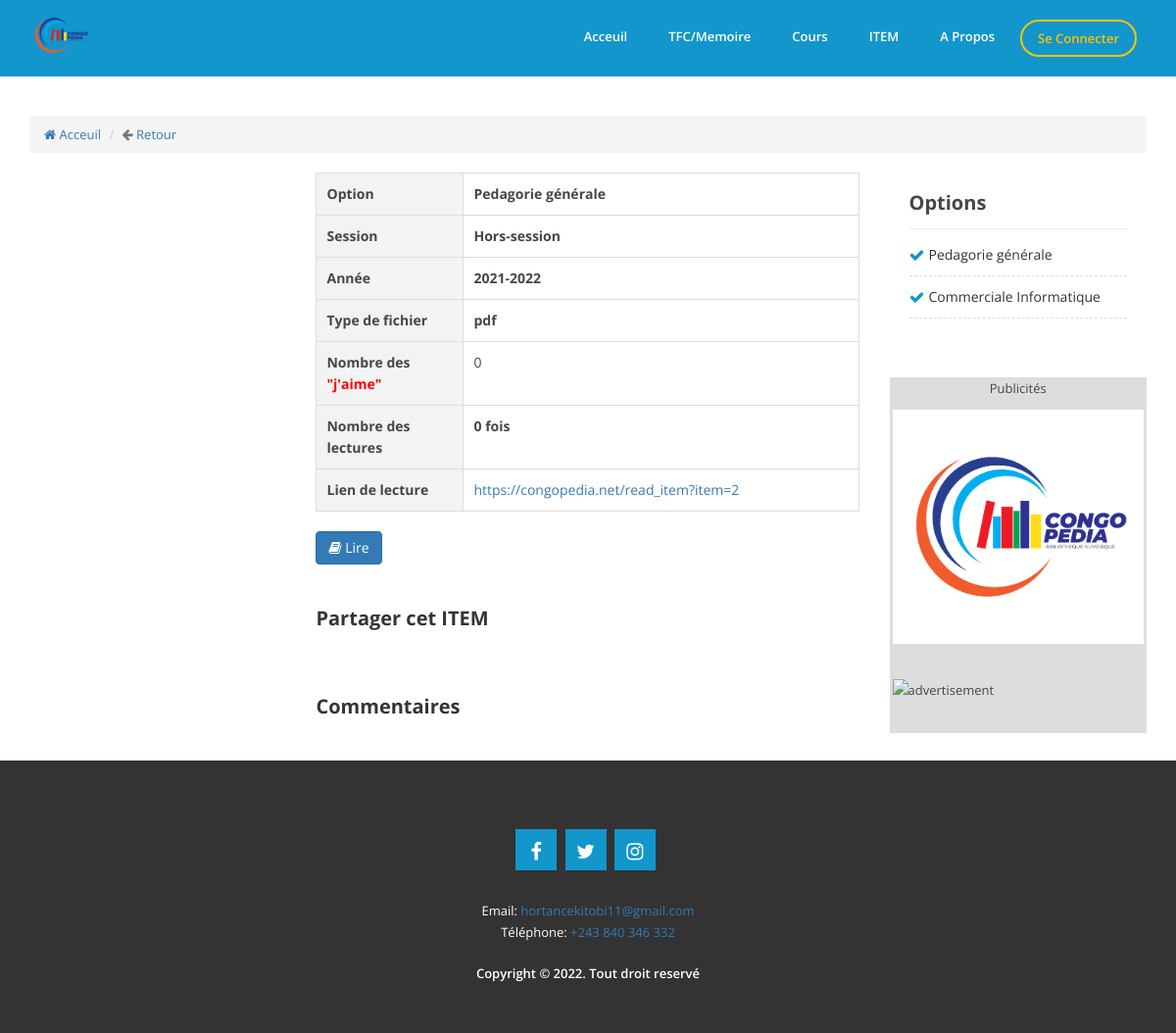
The app's page /detail_item?item=2, older data.
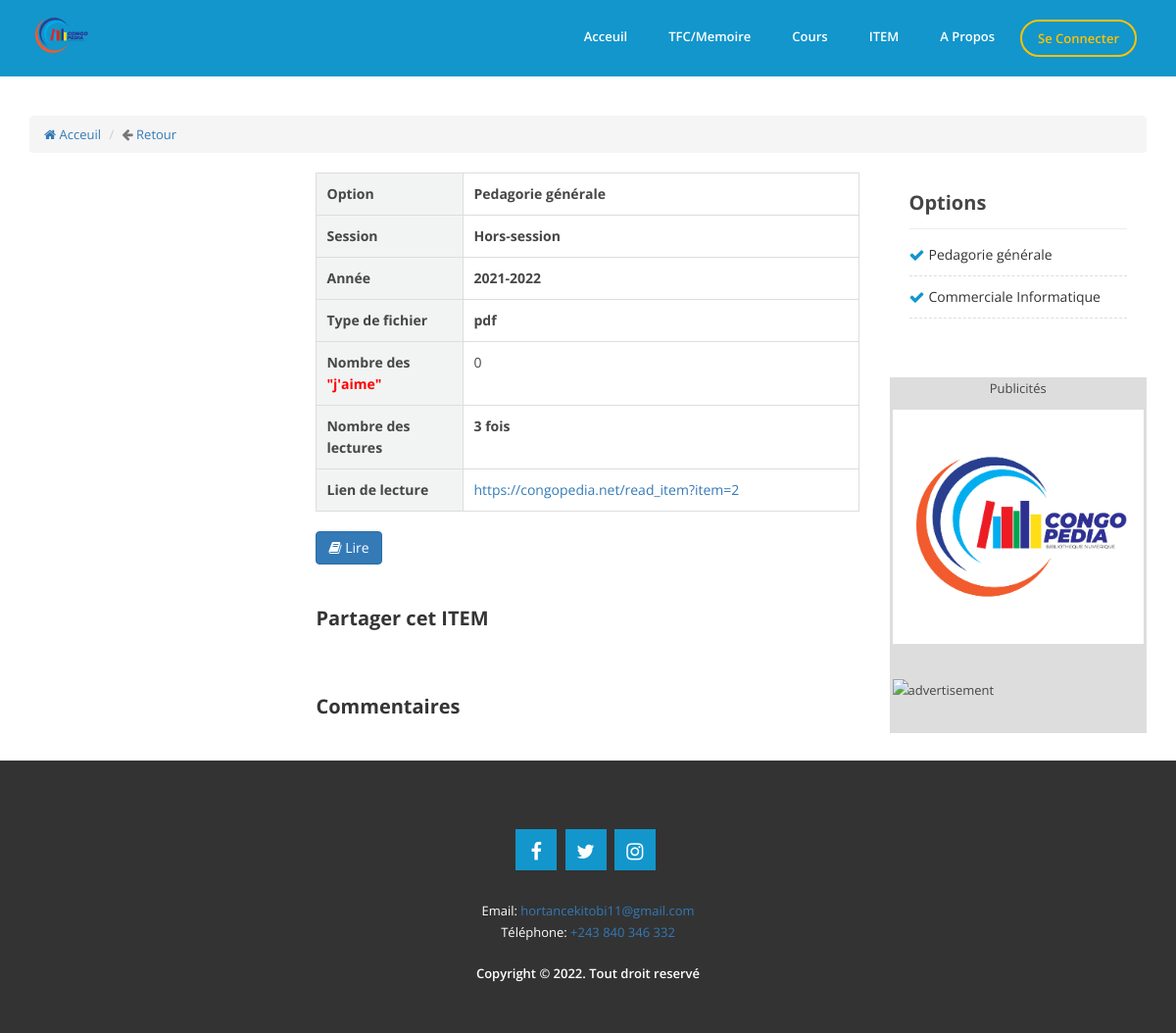
The same page, newer data.
### tables this page shows
CREATE TABLE `t_item` (
  `CodeItem` int(11) NOT NULL,
  `Fichier` text NOT NULL,
  `TypeFichier` varchar(50) NOT NULL,
  `CodeSession` int(11) NOT NULL,
  `Created_On` timestamp NOT NULL DEFAULT current_timestamp() ON UPDATE current_timestamp(),
  `CodeOption` int(11) NOT NULL,
  `CodeAnnee` int(11) NOT NULL,
  `CodeAdmin` int(11) DEFAULT NULL,
  `CodeCompte` int(11) DEFAULT NULL,
  `CodePropriete` int(11) NOT NULL,
  `Statut` int(11) NOT NULL,
  `Readed` int(11) NOT NULL,
  `Liked` int(11) NOT NULL
);

CREATE TABLE `t_option` (
  `CodeOption` int(11) NOT NULL,
  `Designation` varchar(250) NOT NULL,
  `option_slug` text NOT NULL,
  `Created_on` timestamp NOT NULL DEFAULT current_timestamp() ON UPDATE current_timestamp()
);

CREATE TABLE `t_session_exetat` (
  `CodeSession` int(11) NOT NULL,
  `Session` varchar(250) NOT NULL
);

CREATE TABLE `t_annee_academique` (
  `CodeAnnee` int(11) NOT NULL,
  `Annee` varchar(10) NOT NULL
);

### detail_item.php (called while the page is built, shortened)
<?php
include("includes/sessionclient.php");
include("includes/head.php");
include("includes/header.php");
include("container/detail_item.php");
include("includes/footer.php");
?>

### class/app.php (called while the page is built, shortened)
<?php
class App
{
    private $db_name, $db_user, $db_pass, $db_host, $pdo;
    public function __construct( $db_name = "congopedia", $db_user = "root", $db_pass = "", $db_host = 'localhost' )
    {
        $this->db_name = $db_name;
        $this->db_user = $db_user;
        $this->db_pass = $db_pass;
        $this->db_host = $db_host;
    }
    public function getPDO()
    {
        try {
            if ( $this->pdo === null ) {
                $pdo_ = new PDO( 'mysql:host=' . $this->db_host . '; port=3306; dbname=' . $this->db_name . ';charset=utf8', $this->db_user, $this->db_pass );
                $pdo_->setAttribute( PDO::ATTR_ERRMODE, PDO::ERRMODE_WARNING );
                $this->pdo = $pdo_;
            }
        } catch ( PDOException $ex ) {
            die( $ex->getMessage() );
        }
        return $this->pdo;
    }
    public function fetch( $statement )
    {
        $req = $this->getPDO()->query( $statement );
        $data = $req->fetch();
        return $data;
    }
}
$app=new App('congopedia');
?>

### container/detail_item.php (the view, shortened to what the changed rows need)
<?php
$item = $_GET['item'];
$sql = "SELECT * FROM t_item LEFT JOIN t_option
         ON t_item.CodeOption=t_option.CodeOption
         LEFT JOIN t_annee_academique
         ON t_item.CodeAnnee=t_annee_academique.CodeAnnee
         LEFT JOIN t_session_exetat
         ON t_item.CodeSession=t_session_exetat.CodeSession
        WHERE t_item.CodeItem = '$item'";
$req = $app->fetch($sql);
?>
<div class="single-channel">
    <div class="container">
        <div class="row">
            <div class="col-md-9 col-sm-12 col-xs-12">
                <div class="row">
                    <div class="col-md-8">
                        <div class="channel-text">
                            <div class="channel-text">
                                <div class="book-table">
                                    <div class="book-table-row">
                                        <div class="book-table-cell"><span style="font-weight: bold;"><?php echo $req['Designation'] ?></span>
                                        </div>
                                    </div>
                                    <div class="book-table-row">
                                        <div class="book-table-cell"><span style="font-weight: bold;"><?php if($req['Session']!=''){echo $req['Session'];}else{echo "<span style='color: red;'>-</span>";}  ?></span></div>
                                    </div>
                                    <div class="book-table-row">
                                        <div class="book-table-cell"><span style="font-weight: bold;"><?php if($req['Annee']!=''){echo $req['Annee'];}else{echo "<span style='color: red;'>-</span>";}  ?></span></div>
                                    </div>
                                    <div class="book-table-row">
                                        <div class="book-table-cell"><span style="font-weight: bold;"><?php if($req['TypeFichier']!=''){echo $req['TypeFichier'];}else{echo "<span style='color: red;'>-</span>";}  ?></span></div>
                                    </div>
                                    <div class="book-table-row">
                                        <div class="book-table-cell">Nombre des <span class="error">"j'aime"</span></div>
                                        <div class="book-table-cell">
                                            <?php if($req['Liked']!=''){echo $req['Liked'];}else{echo "<span style='color: red;'>-</span>";}  ?>
                                        </div>
                                    </div>
                                    <div class="book-table-row">
                                        <div class="book-table-cell">
                                            <span style="font-weight: bold;"><?php if($req['Readed']!=''){echo $req['Readed'].' fois';}else{echo "<span style='color: red;'>-</span>";}  ?></span>
                                        </div>
                                    </div>
                                    <div class="book-table-row">
                                        <div class="book-table-cell"><a href="read_item?item=<?php echo $req['CodeItem'] ?>"
                                            >https://congopedia.net/read_item?item=<?php echo $req['CodeItem'] ?></a>
                                        </div>
                                    </div>
                                </div>
                                <h2>Partager cet ITEM</h2>
                                <h2>Commentaires</h2>
                            </div>
                        </div>
                    </div>
                </div>
            </div>
            <div class="col-md-3 col-sm-12 col-xs-12">
                <div class="channel-categories">
                    <h2>Options</h2>
                </div>
            </div>
        </div>
    </div>
</div>

Row changes from the older to the newer data that the page shows:
changed t_item "pdf": Readed "0" → "3"
